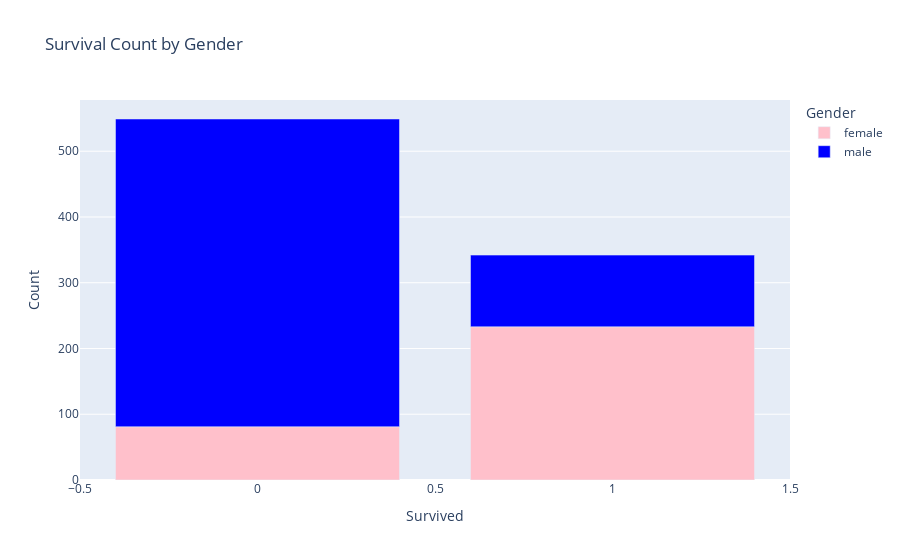

Write notebook code for a chart like this one.
### Code cell
survival_counts = df.groupby(['Survived', 'Sex']).size().reset_index(name='Count')
bar_plot = px.bar(survival_counts, x='Survived', y='Count', color='Sex',
                  labels={"Survived": "Survived", "Sex": "Gender", "Count": "Count"},
                  category_orders={"Survived": [0, 1]}, color_discrete_map={"male": "blue", "female": "pink"},
                  title="Survival Count by Gender")
bar_plot.show()

### Figure 1 — Plotly figure (JSON) as saved in the notebook; plotly's stock layout.template omitted (floating-point values rounded to 4 significant figures)
{"data": [{"alignmentgroup": "True", "hovertemplate": "Gender=female<br>Survived=%{x}<br>Count=%{y}<extra></extra>", "legendgroup": "female", "marker": {"color": "pink", "pattern": {"shape": ""}}, "name": "female", "offsetgroup": "female", "orientation": "v", "showlegend": true, "textposition": "auto", "type": "bar", "x": [0, 1], "xaxis": "x", "y": [81, 233], "yaxis": "y"}, {"alignmentgroup": "True", "hovertemplate": "Gender=male<br>Survived=%{x}<br>Count=%{y}<extra></extra>", "legendgroup": "male", "marker": {"color": "blue", "pattern": {"shape": ""}}, "name": "male", "offsetgroup": "male", "orientation": "v", "showlegend": true, "textposition": "auto", "type": "bar", "x": [0, 1], "xaxis": "x", "y": [468, 109], "yaxis": "y"}], "layout": {"barmode": "relative", "legend": {"title": {"text": "Gender"}, "tracegroupgap": 0}, "title": {"text": "Survival Count by Gender"}, "xaxis": {"anchor": "y", "categoryarray": [0, 1], "categoryorder": "array", "domain": [0, 1], "title": {"text": "Survived"}}, "yaxis": {"anchor": "x", "domain": [0, 1], "title": {"text": "Count"}}}}
